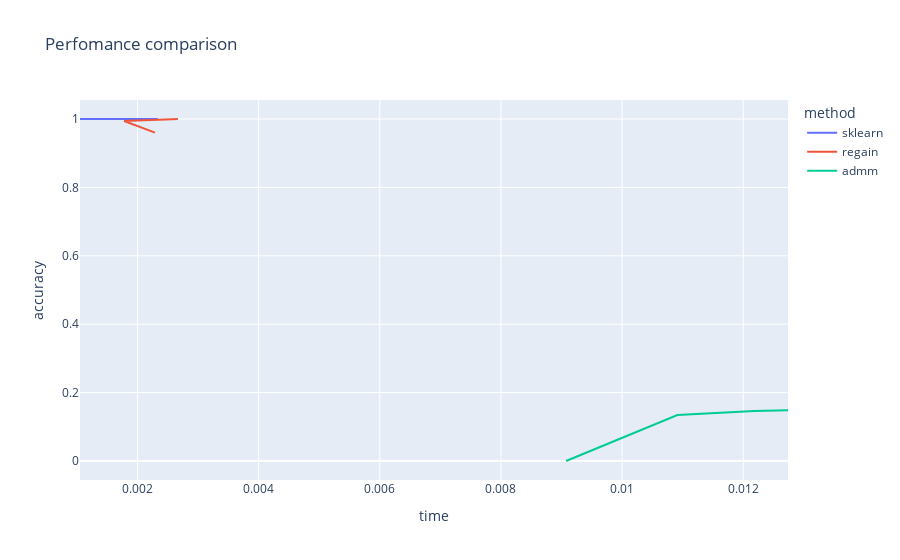

Here is the notebook cell this chart was saved with:
### Code cell
# fig = px.line(df, x="time", y="accuracy", color= "method",text="tol_rate", title='Perfomance comparison')
fig = px.line(df, x="time", y="accuracy", color= "method", title='Perfomance comparison')
fig.show()

### Figure 1 — Plotly figure (JSON) as saved in the notebook; plotly's stock layout.template omitted (floating-point values rounded to 4 significant figures)
{"data": [{"hovertemplate": "method=sklearn<br>time=%{x}<br>accuracy=%{y}<extra></extra>", "legendgroup": "sklearn", "line": {"color": "#636efa", "dash": "solid"}, "mode": "lines", "name": "sklearn", "orientation": "v", "showlegend": true, "type": "scatter", "x": [0.002336, 0.001507, 0.001051, 0.001518], "xaxis": "x", "y": [0.9999, 0.9999, 0.9999, 1], "yaxis": "y"}, {"hovertemplate": "method=regain<br>time=%{x}<br>accuracy=%{y}<extra></extra>", "legendgroup": "regain", "line": {"color": "#EF553B", "dash": "solid"}, "mode": "lines", "name": "regain", "orientation": "v", "showlegend": true, "type": "scatter", "x": [0.002289, 0.001779, 0.002567, 0.002667], "xaxis": "x", "y": [0.96, 0.9942, 0.9995, 1.0], "yaxis": "y"}, {"hovertemplate": "method=admm<br>time=%{x}<br>accuracy=%{y}<extra></extra>", "legendgroup": "admm", "line": {"color": "#00cc96", "dash": "solid"}, "mode": "lines", "name": "admm", "orientation": "v", "showlegend": true, "type": "scatter", "x": [0.009075, 0.01091, 0.01218, 0.01274], "xaxis": "x", "y": [0, 0.1342, 0.1465, 0.148], "yaxis": "y"}], "layout": {"legend": {"title": {"text": "method"}, "tracegroupgap": 0}, "title": {"text": "Perfomance comparison"}, "xaxis": {"anchor": "y", "domain": [0, 1], "title": {"text": "time"}}, "yaxis": {"anchor": "x", "domain": [0, 1], "title": {"text": "accuracy"}}}}
